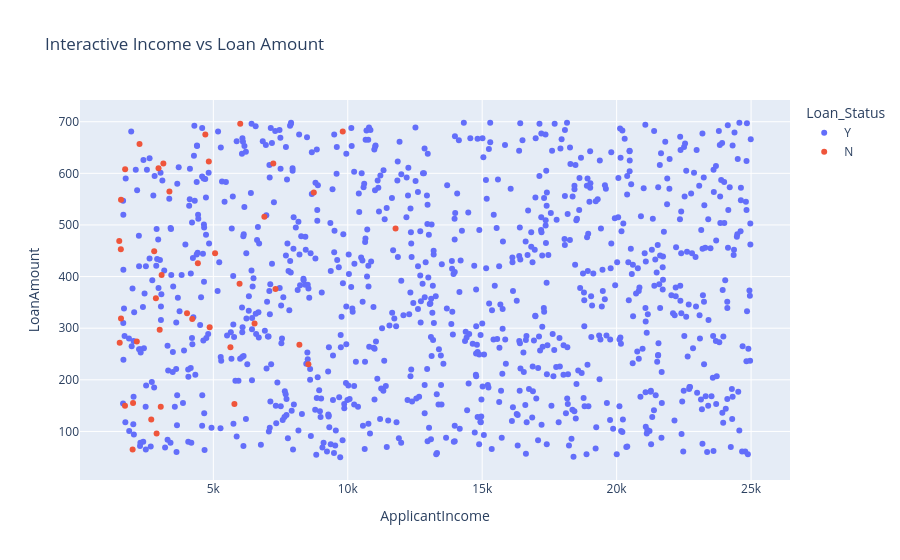

Here is the notebook cell this chart was saved with:
### Markdown cell above
### PLOTLY CHART

### Code cell
fig = px.scatter(
    df,
    x='ApplicantIncome',
    y='LoanAmount',
    color='Loan_Status',
    title='Interactive Income vs Loan Amount')

fig.show()

### Figure 1 — Plotly figure (JSON) as saved in the notebook; plotly's stock layout.template omitted (floating-point values rounded to 4 significant figures; data arrays with more than 128 entries replaced by an {"elided": "..."} marker saying what was removed)
{"data": [{"hovertemplate": "Loan_Status=Y<br>ApplicantIncome=%{x}<br>LoanAmount=%{y}<extra></extra>", "legendgroup": "Y", "marker": {"color": "#636efa", "symbol": "circle"}, "mode": "markers", "name": "Y", "orientation": "v", "showlegend": true, "type": "scatter", "x": {"elided": "959 int values"}, "xaxis": "x", "y": {"elided": "959 int values"}, "yaxis": "y"}, {"hovertemplate": "Loan_Status=N<br>ApplicantIncome=%{x}<br>LoanAmount=%{y}<extra></extra>", "legendgroup": "N", "marker": {"color": "#EF553B", "symbol": "circle"}, "mode": "markers", "name": "N", "orientation": "v", "showlegend": true, "type": "scatter", "x": [8536, 1720, 2962, 8737, 5976, 2015, 2691, 4832, 6533, 1566, 7230, 2890, 3077, 4216, 3005, 4425, 1715, 5784, 1998, 4021, 3367, 9813, 2801, 1560, 1501, 6898, 5065, 5636, 2864, 1567, 8201, 4864, 6000, 3141, 4703, 1518, 3045, 11778, 2255, 7312, 2154], "xaxis": "x", "y": [230, 608, 610, 563, 386, 155, 123, 623, 309, 319, 619, 96, 403, 318, 297, 426, 150, 153, 65, 329, 565, 681, 449, 453, 469, 516, 445, 263, 358, 549, 268, 302, 696, 619, 675, 272, 148, 493, 657, 376, 274], "yaxis": "y"}], "layout": {"legend": {"title": {"text": "Loan_Status"}, "tracegroupgap": 0}, "title": {"text": "Interactive Income vs Loan Amount"}, "xaxis": {"anchor": "y", "domain": [0, 1], "title": {"text": "ApplicantIncome"}}, "yaxis": {"anchor": "x", "domain": [0, 1], "title": {"text": "LoanAmount"}}}}
